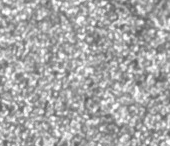
#> input picture enhanced_debug/06_resolution_adaptive_original.png, 170 x 146 px
$ python -i subset_analyzer.py   (imports and definitions only)   (older library calls are emulated)
#> lines starting #> are read from the running program, lines starting #| are printed output that depends on the picture
#> further down, picture is the input picture: shape (146, 170, 3); min 85, max 255, mean 167.8
# analysis/core/subset_analyzer.py - Advanced Calculations, Simple Interface

import cv2
import numpy as np
from scipy.signal import correlate2d
from scipy.stats import entropy


# [309 lines left out: functions determine_optimal_subset_size, _analyze_feature_characteristics, _autocorrelation_feature_analysis, _frequency_domain_analysis, _texture_based_analysis, _size_fallback_heuristic and 1 more, not called in this run]


def create_subset_grid(image, subset_size=21, overlap=0.5):
    """Creates a grid of overlapping subsets for analysis

    Simple interface for advanced subset creation.

    Args:
        image: Numpy array of image
        subset_size: Size of each subset (square)
        overlap: Overlap fraction between subsets (0-1)

    Returns:
        list: List of (x, y, subset) tuples where x,y are top-left coordinates
    """
#> called with subset_size = 21, overlap = 0.3
    step_size = int(subset_size * (1 - overlap))
    if step_size < 1:
        step_size = 1

    h, w = image.shape[:2]
#> h = 146; w = 170
    subsets = []

    for y in range(0, h - subset_size + 1, step_size):
        for x in range(0, w - subset_size + 1, step_size):
            subset = image[y:y + subset_size, x:x + subset_size]
            subsets.append((x, y, subset))
#> after the loop, subsets = 99 items

    return subsets


def compute_subset_quality(subset):
    """Compute quality score for a subset using advanced analysis

    Uses comprehensive internal calculations but returns simple score.
    Internal complexity includes:
    - Gradient analysis (SSG, distribution)
    - Multiple contrast measures
    - Entropy and texture analysis
    - Noise assessment
    - Pattern complexity evaluation

    Args:
        subset: Numpy array of the subset

    Returns:
        tuple: (quality_score, basic_metrics)
    """
    # Convert to grayscale if needed
    if len(subset.shape) == 3:
        gray = cv2.cvtColor(subset, cv2.COLOR_RGB2GRAY)
    else:
        gray = subset.copy()

    # ADVANCED QUALITY CALCULATION (hidden complexity)
    quality_score = _compute_advanced_subset_quality(gray)

    # Basic metrics for simple interface
    basic_metrics = {
        'mean_intensity': float(np.mean(gray)),
        'std_intensity': float(np.std(gray)),
        'quality_score': float(quality_score)
    }

    return quality_score, basic_metrics


def _compute_advanced_subset_quality(gray):
    """Advanced subset quality computation (internal complexity)

    Comprehensive analysis including:
    1. Gradient content (Sum of Squared Gradients)
    2. Multiple contrast measures (RMS, Michelson, Weber)
    3. Information content (Shannon entropy, local entropy)
    4. Texture analysis (LBP-like features, co-occurrence)
    5. Pattern complexity (frequency content, spatial distribution)
    6. Noise characteristics (SNR, signal estimation)
    7. Feature characteristics (size, distribution, spacing)
    """

    # 1. GRADIENT ANALYSIS (40% weight)
    grad_x = cv2.Sobel(gray, cv2.CV_64F, 1, 0, ksize=3)
    grad_y = cv2.Sobel(gray, cv2.CV_64F, 0, 1, ksize=3)
    gradient_magnitude = np.sqrt(grad_x ** 2 + grad_y ** 2)

    # Sum of Squared Gradients (key DIC metric)
    ssg = np.sum(gradient_magnitude ** 2)
    normalized_ssg = ssg / (gray.size * 255 ** 2)

    # Gradient distribution analysis
    grad_mean = np.mean(gradient_magnitude)
    grad_std = np.std(gradient_magnitude)
    grad_cv = grad_std / (grad_mean + 1e-6)

    # Gradient score with distribution penalty
    if normalized_ssg < 0.0005:
        gradient_score = 0
    elif normalized_ssg > 0.05:
        gradient_score = 1.0
    else:
        gradient_score = np.log10(normalized_ssg * 2000) / 2

    # Penalize poor gradient distribution
    if grad_cv < 0.4:  # Too uniform
        gradient_score *= 0.7
    elif grad_cv > 3.0:  # Too chaotic
        gradient_score *= 0.6

    # 2. COMPREHENSIVE CONTRAST ANALYSIS (25% weight)
    mean_val = np.mean(gray)
    std_val = np.std(gray)
    min_val = np.min(gray)
    max_val = np.max(gray)

    # Multiple contrast measures
    rms_contrast = std_val / (mean_val + 1e-6)
    michelson_contrast = (max_val - min_val) / (max_val + min_val + 1e-6)
    weber_contrast = (max_val - mean_val) / (mean_val + 1e-6)

    # Local contrast analysis
    if gray.shape[0] > 7 and gray.shape[1] > 7:
        kernel = np.ones((5, 5)) / 25
        local_mean = cv2.filter2D(gray.astype(float), -1, kernel)
        local_contrast = np.std(gray - local_mean) / (np.mean(local_mean) + 1e-6)
    else:
        local_contrast = rms_contrast

    # Combined contrast score
    contrast_score = (
            min(1.0, rms_contrast / 0.4) * 0.4 +
            min(1.0, michelson_contrast * 2) * 0.3 +
            min(1.0, weber_contrast / 0.5) * 0.2 +
            min(1.0, local_contrast / 0.3) * 0.1
    )

    # 3. INFORMATION CONTENT ANALYSIS (20% weight)
    # Shannon entropy
    hist, _ = np.histogram(gray, bins=64, range=(0, 256), density=True)
    shannon_entropy = entropy(hist[hist > 0]) if np.any(hist > 0) else 0
    entropy_score = min(1.0, shannon_entropy / 5.0)

    # Local entropy analysis
    if gray.shape[0] > 5 and gray.shape[1] > 5:
        local_entropies = []
        window_size = min(7, gray.shape[0] // 2, gray.shape[1] // 2)
        if window_size >= 3:
            step = max(1, window_size // 2)
            for i in range(0, gray.shape[0] - window_size + 1, step):
                for j in range(0, gray.shape[1] - window_size + 1, step):
                    window = gray[i:i + window_size, j:j + window_size]
                    w_hist, _ = np.histogram(window, bins=16, range=(0, 256), density=True)
                    w_entropy = entropy(w_hist[w_hist > 0]) if np.any(w_hist > 0) else 0
                    local_entropies.append(w_entropy)

        local_entropy_score = np.mean(local_entropies) / 4.0 if local_entropies else entropy_score
    else:
        local_entropy_score = entropy_score

    information_score = entropy_score * 0.6 + min(1.0, local_entropy_score) * 0.4

    # 4. PATTERN COMPLEXITY ANALYSIS (10% weight)
    # Texture complexity using simplified LBP
    if gray.shape[0] > 3 and gray.shape[1] > 3:
        center = gray[1:-1, 1:-1]
        # 8-neighborhood comparison
        neighbors = [
            gray[:-2, :-2], gray[:-2, 1:-1], gray[:-2, 2:],
            gray[1:-1, :-2], gray[1:-1, 2:],
            gray[2:, :-2], gray[2:, 1:-1], gray[2:, 2:]
        ]

        texture_variations = 0
        for neighbor in neighbors:
            texture_variations += np.sum(neighbor > center)

        texture_complexity = texture_variations / (center.size * len(neighbors))
        pattern_score = min(1.0, texture_complexity * 4)
    else:
        pattern_score = 0.5

    # 5. NOISE ASSESSMENT (5% weight)
    # Advanced noise estimation
    if gray.shape[0] > 5 and gray.shape[1] > 5:
        # Use bilateral filter for better signal/noise separation
        denoised = cv2.bilateralFilter(gray, 5, 50, 50)
        noise = gray.astype(float) - denoised.astype(float)
        noise_std = np.std(noise)
        signal_std = np.std(denoised)
        snr = signal_std / (noise_std + 1e-6)
        noise_score = min(1.0, snr / 30.0)
    else:
        # Fallback to simple median filter
        denoised = cv2.medianBlur(gray, 3)
        noise = gray.astype(float) - denoised.astype(float)
        noise_std = np.std(noise)
        signal_std = np.std(denoised)
        snr = signal_std / (noise_std + 1e-6)
        noise_score = min(1.0, snr / 20.0)

    # COMBINE ALL METRICS INTO FINAL QUALITY SCORE
    overall_quality = (
            gradient_score * 0.40 +  # Gradient content (most important)
            contrast_score * 0.25 +  # Contrast quality
            information_score * 0.20 +  # Information content
            pattern_score * 0.10 +  # Pattern complexity
            noise_score * 0.05  # Noise level
    )

    return max(0.0, min(1.0, overall_quality))


def find_optimal_subsets(image, subset_size=21, num_best=10):
    """Find the best subsets in an image for DIC analysis

    Uses advanced quality assessment internally but provides simple interface.

    Args:
        image: Input image
        subset_size: Size of subsets to analyze (auto-determined if None)
        num_best: Number of best subsets to return

    Returns:
        list: List of best subset locations with quality scores
    """
    # Auto-determine subset size if needed
    if subset_size is None:
        subset_size = determine_optimal_subset_size(image)

    # Create grid with good coverage
    subsets = create_subset_grid(image, subset_size, overlap=0.3)
#> subsets = 99 items

    best_subsets = []

    for x, y, subset in subsets:
        quality, _ = compute_subset_quality(subset)

        subset_info = {
            'x': x,
            'y': y,
            'center_x': x + subset_size // 2,
            'center_y': y + subset_size // 2,
            'quality': quality,
            'subset_size': subset_size
        }

        best_subsets.append(subset_info)
#> this loop made 99 passes
#> (x, y) on passes 23 to 34: (0, 28), (14, 28), (28, 28), (42, 28), (56, 28), (70, 28), (84, 28), (98, 28), (112, 28), (126, 28), (140, 28), (0, 42)
#> (x, y) on passes 1 to 6: (0, 0), (14, 0), (28, 0), (42, 0), (56, 0), (70, 0)
#> pass 1, in compute_subset_quality, `gray = cv2.cvtColor(subset, cv2.COLOR_RGB2GRAY)`:
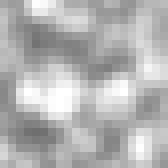
#> gray: shape (21, 21) (shown 8 times larger); min 111, max 255, mean 179.8
#> pass 1, in _compute_advanced_subset_quality, `grad_x = cv2.Sobel(gray, cv2.CV_64F, 1, 0, ksize=3)`:
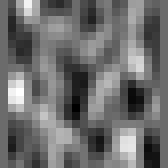
#> grad_x: shape (21, 21) float64 (shown 8 times larger); min -267, max 366, mean 5.8; drawn with min black and max white
#> pass 1, in _compute_advanced_subset_quality, `grad_y = cv2.Sobel(gray, cv2.CV_64F, 0, 1, ksize=3)`:
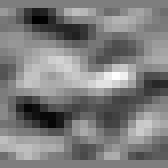
#> grad_y: shape (21, 21) float64 (shown 8 times larger); min -368, max 375, mean -2.7; drawn with min black and max white
#> pass 1, in _compute_advanced_subset_quality, `gradient_magnitude = np.sqrt(grad_x ** 2 + grad_y ** 2)`:
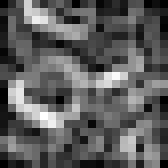
#> gradient_magnitude: shape (21, 21) float64 (shown 8 times larger); min 0, max 408.3, mean 149; drawn with min black and max white

    # Sort by quality score (descending)
    best_subsets.sort(key=lambda x: x['quality'], reverse=True)

    return best_subsets[:num_best]

>>> import cv2
>>> picture = cv2.cvtColor(cv2.imread('../../enhanced_debug/06_resolution_adaptive_original.png'), cv2.COLOR_BGR2RGB)
>>> result = find_optimal_subsets(picture)

$ run again, on enhanced_debug/06a_image_analysis.png
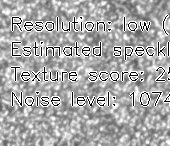
#> input picture enhanced_debug/06a_image_analysis.png, 170 x 146 px
#> picture is the input picture: shape (146, 170, 3); min 0, max 255, mean 169.1
#> after the loop in create_subset_grid, `for y in range(0, h - subset_size + 1, step_size):`: subsets = 99 items
#> the loop in find_optimal_subsets, `for x, y, subset in subsets:` made 99 passes
#> (x, y) on passes 23 to 30: (0, 28), (14, 28), (28, 28), (42, 28), (56, 28), (70, 28), (84, 28), (98, 28)
#> pass 1, in _compute_advanced_subset_quality, `grad_y = cv2.Sobel(gray, cv2.CV_64F, 0, 1, ksize=3)`:
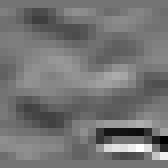
#> grad_y: shape (21, 21) float64 (shown 8 times larger); min -794, max 945, mean -1.3; drawn with min black and max white
#> pass 1, in _compute_advanced_subset_quality, `gradient_magnitude = np.sqrt(grad_x ** 2 + grad_y ** 2)`:
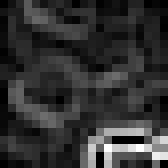
#> gradient_magnitude: shape (21, 21) float64 (shown 8 times larger); min 0, max 948.9, mean 186.9; drawn with min black and max white

$ run again, on enhanced_debug/11_speckles_by_size.png
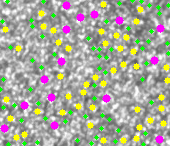
#> input picture enhanced_debug/11_speckles_by_size.png, 170 x 146 px
#> after the loop in create_subset_grid, `for y in range(0, h - subset_size + 1, step_size):`: subsets = 99 items
#> the loop in find_optimal_subsets, `for x, y, subset in subsets:` made 99 passes
#> (x, y) on passes 23 to 30: (0, 28), (14, 28), (28, 28), (42, 28), (56, 28), (70, 28), (84, 28), (98, 28)
#> pass 1, in _compute_advanced_subset_quality, `grad_y = cv2.Sobel(gray, cv2.CV_64F, 0, 1, ksize=3)`:
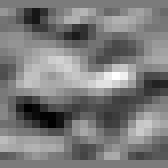
#> grad_y: shape (21, 21) float64 (shown 8 times larger); min -350, max 375, mean 0.1; drawn with min black and max white
#> pass 1, in _compute_advanced_subset_quality, `gradient_magnitude = np.sqrt(grad_x ** 2 + grad_y ** 2)`:
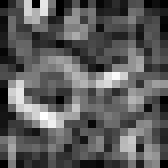
#> gradient_magnitude: shape (21, 21) float64 (shown 8 times larger); min 0, max 408.3, mean 146.9; drawn with min black and max white
